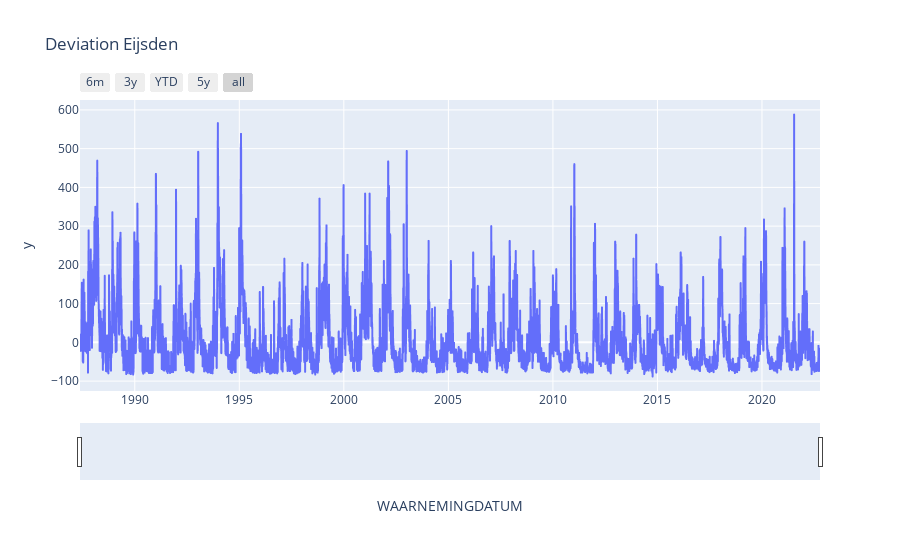

Here is the notebook cell this chart was saved with:
### Markdown cell above
## Standard deviation waterlevel heights
We'll now start with showing the deviation of the waterlevel heights relative to the mean!
### Deviation from the mean per day

### Code cell
# deviation per day Eijsden
deviation_day_Eijsden = []

mean_all_data_Eijsden = sum(dataEijsden['NUMERIEKEWAARDE'])/len(dataEijsden)
for p in (dataEijsden['NUMERIEKEWAARDE']):
    deviation_day_Eijsden.append((p - mean_all_data_Eijsden))


# plot deviation Eijsden
fig = px.line(dataEijsden, title = 'Deviation Eijsden', x = 'WAARNEMINGDATUM', y = deviation_day_Eijsden)
fig.update_xaxes(
    rangeslider_visible=True,
    rangeselector=dict(
        buttons=list([
            dict(count=6, label="6m", step="month", stepmode="backward"), #de legenda moet nog even gefixt worden. geen idee nog hoe
            dict(count=3, label="3y", step="year", stepmode="backward"),
            dict(count=1, label="YTD", step="year", stepmode="todate"),
            dict(count=5, label="5y", step="year", stepmode="backward"),
            dict(step="all")
        ])
    )
)
fig.show()

### Figure 1 — Plotly figure (JSON) as saved in the notebook; plotly's stock layout.template omitted (floating-point values rounded to 4 significant figures; data arrays with more than 128 entries replaced by an {"elided": "..."} marker saying what was removed)
{"data": [{"hovertemplate": "WAARNEMINGDATUM=%{x}<br>y=%{y}<extra></extra>", "legendgroup": "", "line": {"color": "#636efa", "dash": "solid"}, "marker": {"symbol": "circle"}, "mode": "lines", "name": "", "showlegend": false, "type": "scattergl", "x": {"elided": "12896 str values"}, "xaxis": "x", "y": {"elided": "12896 float values"}, "yaxis": "y"}], "layout": {"legend": {"tracegroupgap": 0}, "title": {"text": "Deviation Eijsden"}, "xaxis": {"anchor": "y", "domain": [0, 1], "rangeselector": {"buttons": [{"count": 6, "label": "6m", "step": "month", "stepmode": "backward"}, {"count": 3, "label": "3y", "step": "year", "stepmode": "backward"}, {"count": 1, "label": "YTD", "step": "year", "stepmode": "todate"}, {"count": 5, "label": "5y", "step": "year", "stepmode": "backward"}, {"step": "all"}]}, "rangeslider": {"visible": true}, "title": {"text": "WAARNEMINGDATUM"}}, "yaxis": {"anchor": "x", "domain": [0, 1], "title": {"text": "y"}}}}
